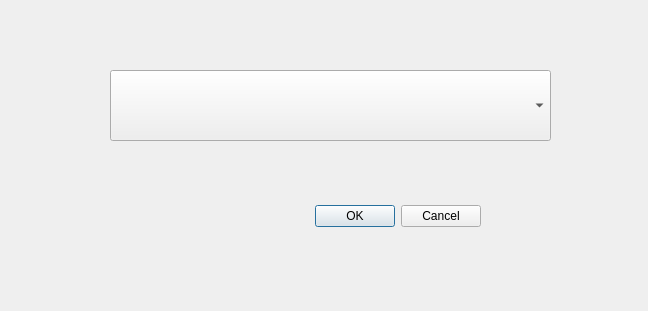
<?xml version="1.0" encoding="UTF-8"?>
<ui version="4.0">
 <class>selectAccountDialog</class>
 <widget class="QDialog" name="selectAccountDialog">
  <property name="geometry">
   <rect>
    <x>0</x>
    <y>0</y>
    <width>648</width>
    <height>311</height>
   </rect>
  </property>
  <property name="windowTitle">
   <string>Select Account</string>
  </property>
  <widget class="QDialogButtonBox" name="buttonBox">
   <property name="geometry">
    <rect>
     <x>-140</x>
     <y>200</y>
     <width>621</width>
     <height>32</height>
    </rect>
   </property>
   <property name="orientation">
    <enum>Qt::Horizontal</enum>
   </property>
   <property name="standardButtons">
    <set>QDialogButtonBox::Cancel|QDialogButtonBox::Ok</set>
   </property>
  </widget>
  <widget class="QComboBox" name="selectAccountComboBox">
   <property name="geometry">
    <rect>
     <x>110</x>
     <y>70</y>
     <width>441</width>
     <height>71</height>
    </rect>
   </property>
  </widget>
 </widget>
 <resources/>
 <connections>
  <connection>
   <sender>buttonBox</sender>
   <signal>accepted()</signal>
   <receiver>selectAccountDialog</receiver>
   <slot>accept()</slot>
   <hints>
    <hint type="sourcelabel">
     <x>248</x>
     <y>254</y>
    </hint>
    <hint type="destinationlabel">
     <x>157</x>
     <y>274</y>
    </hint>
   </hints>
  </connection>
  <connection>
   <sender>buttonBox</sender>
   <signal>rejected()</signal>
   <receiver>selectAccountDialog</receiver>
   <slot>reject()</slot>
   <hints>
    <hint type="sourcelabel">
     <x>316</x>
     <y>260</y>
    </hint>
    <hint type="destinationlabel">
     <x>286</x>
     <y>274</y>
    </hint>
   </hints>
  </connection>
 </connections>
</ui>
